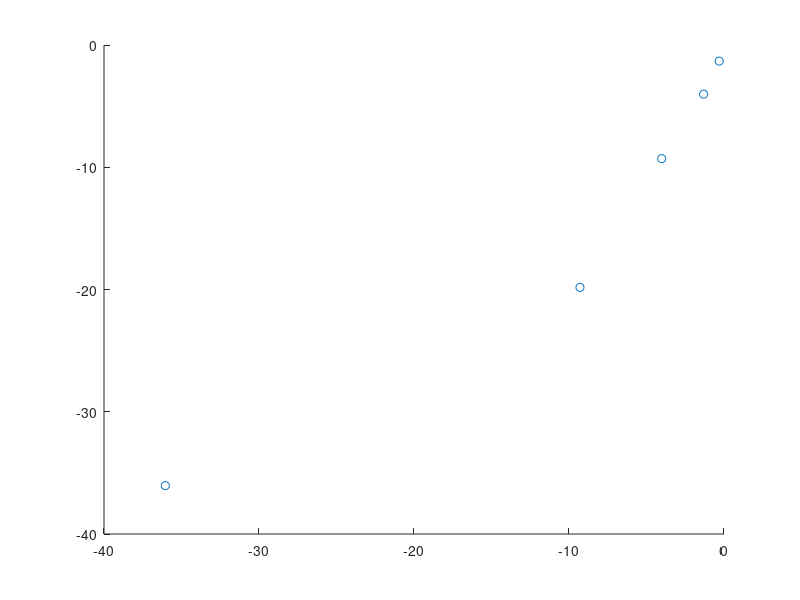

MATLAB code to generate this figure:
% Andrew Cornelio   Feb 19, 2021

% parameters of problem
f = @(x) x^2 - 3;
Df = @(x) 2*x;
x = 1;
tol = 1e-15;
x_store = [x];

% newton method
tic

itmax=100;

k=0;
if x ~= 0
  xold=0;
else 
  xold=1;
end

while abs(x-xold)>tol*max(abs(x),1.0)
     if k+1>itmax
       break
     end 
     xold=x;
     x=x-f(x)/Df(x);
     % store values of x
     x_store = [x_store, x];
     k=k+1;
     [xold abs(x-xold)];
end

toc


fprintf("max iteration = %d\n", k);


% find e_n, e_{n+1}, plot data to verify linearity, and fit data
e_n = abs(sqrt(3) - x_store);
e_n1 = [e_n(2:k+1), e_n(k+1)];
scatter(log(e_n), log(e_n1));

% only use valid data
coeff = polyfit(log(e_n(1:4)), log(e_n1(1:4)), 1);

% we solved ln(y) = p*ln(x) + ln(c)
% take exponential of second value to find c
fprintf("p = %d, c = %d\n", coeff(1), exp(coeff(2)));


